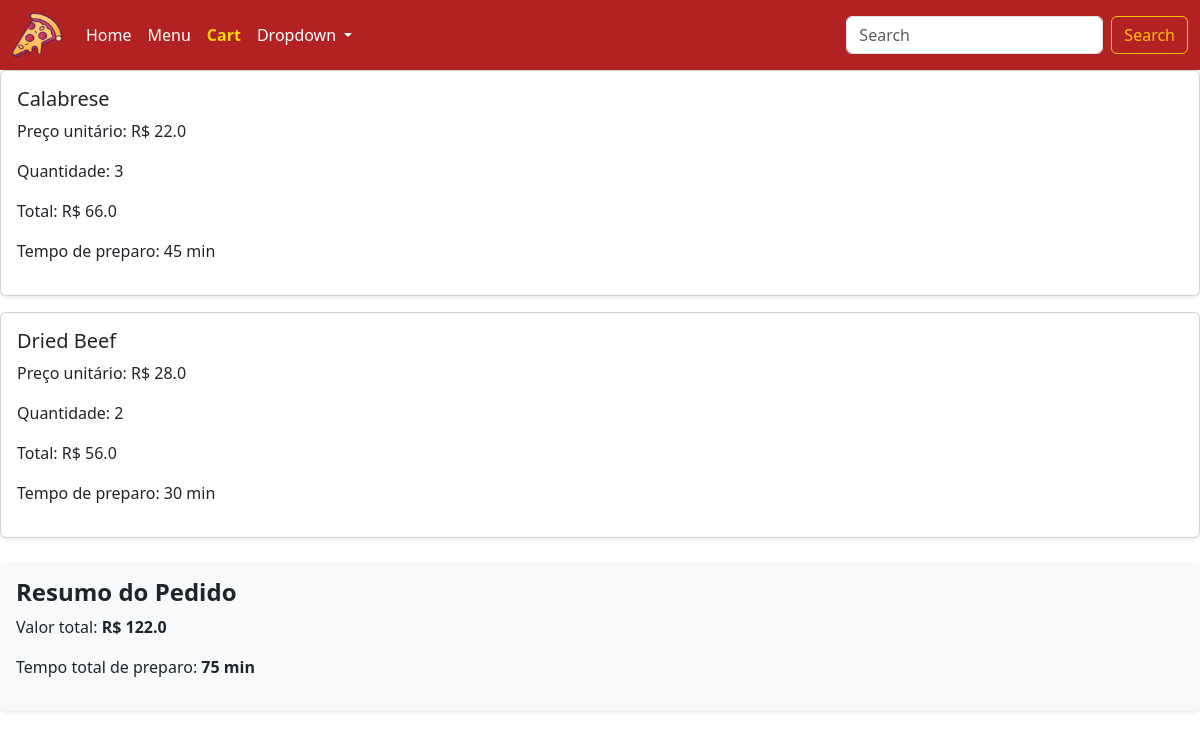
Page /Cart (signed in) on the committed database.
### tables this page shows
CREATE TABLE carrinho (
    id INTEGER PRIMARY KEY AUTOINCREMENT,
    usuario_id INTEGER NOT NULL,
    pizza_id INTEGER NOT NULL,
    quantidade INTEGER NOT NULL,
    preco_unitario REAL NOT NULL,
    preco_total REAL NOT NULL,
    data_adicao DATETIME DEFAULT CURRENT_TIMESTAMP, tempo_preparo_total INTEGER,
    FOREIGN KEY (usuario_id) REFERENCES users(id),
    FOREIGN KEY (pizza_id) REFERENCES pizzas(id)
);

CREATE TABLE pizzas (
    id INTEGER PRIMARY KEY AUTOINCREMENT,
    nome TEXT NOT NULL,
    preco REAL NOT NULL,  
   descricao TEXT,
    imagem TEXT, 
    mais_vendida BOOLEAN DEFAULT 0,
    tempo_preparo INTEGER
);

### app.py (the view)
@app.route("/Cart", methods=['GET', 'POST'])
def cart():
    user_id = session.get("user_id")
    db = sqlite3.connect("database.db")
    db.row_factory = sqlite3.Row
    cartItems = db.execute('''
        SELECT c.id,
            c.quantidade,
            c.preco_unitario,
            c.preco_total,
            c.tempo_preparo_total,
            p.nome
        FROM carrinho c
        JOIN pizzas p ON c.pizza_id = p.id
        WHERE c.usuario_id = ?
    ''', (user_id,)).fetchall()
    totals = db.execute('''
        SELECT
            COALESCE(SUM(c.preco_total), 0) AS total_preco,
            COALESCE(SUM(c.tempo_preparo_total), 0) AS total_tempo
        FROM carrinho c
        WHERE c.usuario_id = ?
    ''', (user_id,)).fetchone()
    db.close()
    return render_template("cart.html", cartItems=cartItems, totals=totals)

### templates/cart.html (shortened to what this page needs)
<!DOCTYPE html>
<html lang="en">
<head>
    <link href="https://cdn.jsdelivr.net/npm/bootstrap@5.3.7/dist/css/bootstrap.min.css" rel="stylesheet">
    <link rel="stylesheet" href="../static/css/home.css">
</head>
<body>
    <nav class="navbar navbar-expand-lg" style="background-color: #B22222;" data-bs-theme="light">
        <div class="container-fluid">
            <a class="navbar-brand" href="#">
                <img src="../static/pizza.png" alt="pizza" width="50" height="44">
            </a>
            <div class="collapse navbar-collapse" id="navbarNav">
                <ul class="navbar-nav me-auto mb-2 mb-lg-0">
                    <li class="nav-item">
                        <a class="nav-link" aria-current="page" href="/home">Home</a>
                    </li>
                    <li class="nav-item">
                        <a class="nav-link" href="#">Menu</a>
                    </li>
                    <li class="nav-item">
                        <a class="nav-link active" href="#">Cart</a>
                    </li>
                    <li class="nav-item dropdown">
                        <a class="nav-link dropdown-toggle" href="#" role="button" data-bs-toggle="dropdown" aria-expanded="false">
                        Dropdown
                        </a>
                    </li>
                </ul>
                <form class="d-flex" role="search">
                    <input class="form-control me-2" type="search" placeholder="Search" aria-label="Search"/>
                    <button class="btn btn-outline-warning" type="submit">Search</button>
                </form>
            </div>
        </div>
    </nav>
    {% if not cartItems %}
        <h2 class="text-center text-danger fw-bold mb-4">No product added</h2>
    {% else %}
        {% for item in cartItems %}
            <div class="card mb-3 p-3 shadow-sm">
                <h5>{{ item['nome'] }}</h5>
                <p>Preço unitário: R$ {{ item['preco_unitario'] }}</p>
                <p>Quantidade: {{ item['quantidade'] }}</p>
                <p>Total: R$ {{ item['preco_total'] }}</p>
                <p>Tempo de preparo: {{ item['tempo_preparo_total'] }} min</p>
            </div>
        {% endfor %}
        <div class="mt-4 p-3 bg-light rounded shadow-sm">
            <h4 class="fw-bold">Resumo do Pedido</h4>
            <p>Valor total: <strong>R$ {{ totals['total_preco'] }}</strong></p>
            <p>Tempo total de preparo: <strong>{{ totals['total_tempo'] }} min</strong></p>
        </div>
    {% endif %}
</body>
</html>

### static/css/home.css (style rules this page uses)
.navbar-nav .nav-link { color: white !important; }
.navbar-nav .nav-link.active { color: #FFD700 !important; font-weight: bold; }

### rows in the picture
carrinho: nome "Calabrese", preco_unitario "22.0", quantidade "3", preco_total "66.0", tempo_preparo_total "45"
carrinho: nome "Dried Beef", preco_unitario "28.0", quantidade "2", preco_total "56.0", tempo_preparo_total "30"

### other values in the picture
{{ totals['total_preco'] }} "122.0"
{{ totals['total_tempo'] }} "75"
